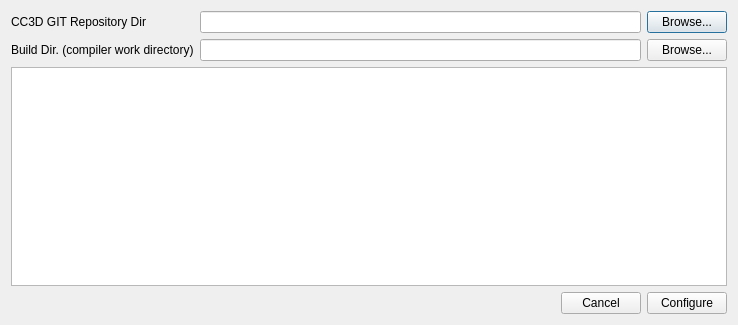
<?xml version="1.0" encoding="UTF-8"?>
<ui version="4.0">
 <class>DevZoneDlg</class>
 <widget class="QDialog" name="DevZoneDlg">
  <property name="geometry">
   <rect>
    <x>0</x>
    <y>0</y>
    <width>738</width>
    <height>325</height>
   </rect>
  </property>
  <property name="windowTitle">
   <string>DeveloperZone Configuration</string>
  </property>
  <layout class="QVBoxLayout" name="verticalLayout_4">
   <item>
    <layout class="QHBoxLayout" name="horizontalLayout">
     <item>
      <layout class="QVBoxLayout" name="verticalLayout">
       <item>
        <widget class="QLabel" name="label">
         <property name="text">
          <string>CC3D GIT Repository Dir</string>
         </property>
        </widget>
       </item>
       <item>
        <widget class="QLabel" name="label_2">
         <property name="text">
          <string>Build Dir. (compiler work directory)</string>
         </property>
        </widget>
       </item>
      </layout>
     </item>
     <item>
      <layout class="QVBoxLayout" name="verticalLayout_2">
       <item>
        <widget class="QLineEdit" name="cc3d_git_dir_LE">
         <property name="toolTip">
          <string>&lt;html&gt;&lt;head/&gt;&lt;body&gt;&lt;p&gt;Specify path where you have cloned CC3D git repository (top level)&lt;/p&gt;&lt;/body&gt;&lt;/html&gt;</string>
         </property>
        </widget>
       </item>
       <item>
        <widget class="QLineEdit" name="build_dir_LE">
         <property name="toolTip">
          <string>&lt;html&gt;&lt;head/&gt;&lt;body&gt;&lt;p&gt;Specify directory where intermediate compiler files for DeveloperZone shole be written to&lt;/p&gt;&lt;/body&gt;&lt;/html&gt;</string>
         </property>
        </widget>
       </item>
      </layout>
     </item>
     <item>
      <layout class="QVBoxLayout" name="verticalLayout_3">
       <item>
        <widget class="QPushButton" name="cc3d_git_browse_PB">
         <property name="text">
          <string>Browse...</string>
         </property>
        </widget>
       </item>
       <item>
        <widget class="QPushButton" name="build_dir_browse_PB">
         <property name="text">
          <string>Browse...</string>
         </property>
        </widget>
       </item>
      </layout>
     </item>
    </layout>
   </item>
   <item>
    <widget class="QTextEdit" name="dev_zone_status_TE">
     <property name="readOnly">
      <bool>true</bool>
     </property>
    </widget>
   </item>
   <item>
    <layout class="QHBoxLayout" name="horizontalLayout_3">
     <item>
      <spacer name="horizontalSpacer_3">
       <property name="orientation">
        <enum>Qt::Horizontal</enum>
       </property>
       <property name="sizeHint" stdset="0">
        <size>
         <width>40</width>
         <height>20</height>
        </size>
       </property>
      </spacer>
     </item>
     <item>
      <widget class="QPushButton" name="cancelPB">
       <property name="text">
        <string>Cancel</string>
       </property>
      </widget>
     </item>
     <item>
      <widget class="QPushButton" name="configurePB">
       <property name="text">
        <string>Configure</string>
       </property>
      </widget>
     </item>
    </layout>
   </item>
  </layout>
 </widget>
 <resources/>
 <connections>
  <connection>
   <sender>cancelPB</sender>
   <signal>clicked()</signal>
   <receiver>DevZoneDlg</receiver>
   <slot>reject()</slot>
   <hints>
    <hint type="sourcelabel">
     <x>588</x>
     <y>293</y>
    </hint>
    <hint type="destinationlabel">
     <x>451</x>
     <y>281</y>
    </hint>
   </hints>
  </connection>
 </connections>
</ui>
